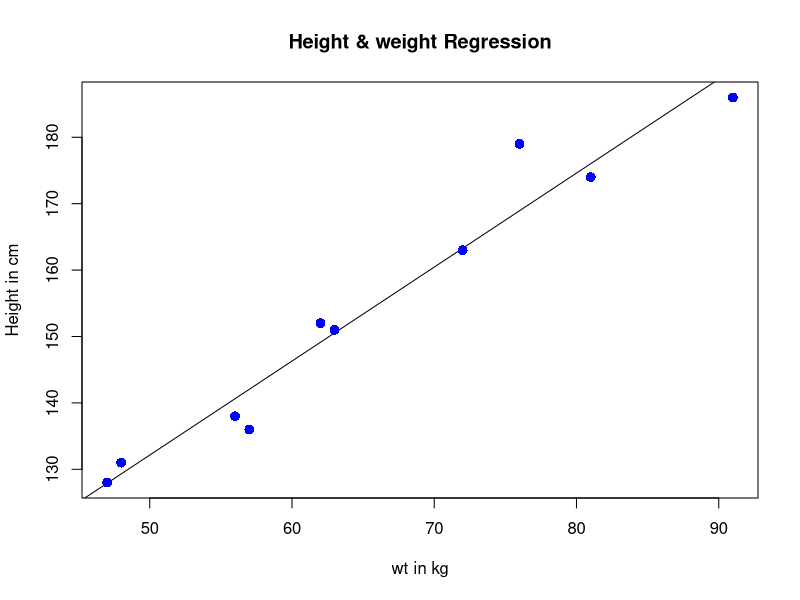

R code for this plot:
x <- c(151,174,138,186,128,136,179,163,152,131)
y <- c(63,81,56,91,47,57,76,72,62,48)
relation <-lm(y~x)
png(file = "linearregression.png")
plot(y,x,col = "blue",main = "Height & weight Regression",abline(lm(x~y)),cex = 1.3,pch=16,xlab="wt in kg",ylab = "Height in cm")
dev.off()